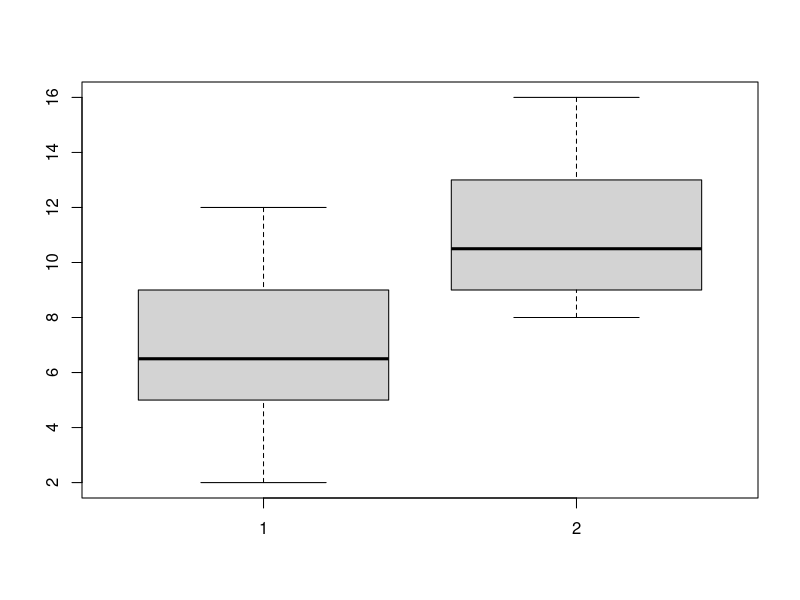

Source code (R):
setwd(dirname(rstudioapi::getSourceEditorContext()$path))
data <- read.csv2("../../data/analysis-years.csv", header = TRUE, quote = "\"", dec = ".", fill = TRUE, comment.char = "", na.strings = "N/A")
data<-data[1:54,]
data <- data[as.numeric(data$Year) < 2021, ]

data<-data[,c(1,5)]
data[,2] <- as.numeric(data[,2])

years = data.frame(unique(data[,2]))
years[,2]<-0

for(i in 1:nrow(years)){
  y <- years[i,1]
  count = 0
  for(j in 1:nrow(data)){
    if(y == data[j,2]){
      count <- count+1
    }
  }
  years[i,2] <- count
}

#########DATA FROM THE ORIGINAL STUDY#########
od <- list(c(2003, 3), c(2004, 7), c(2005, 5), c(2006, 7), c(2007, 6), c(2008, 12),
        c(2009, 11), c(2010, 9), c(2011, 6), c(2012, 2), c(2013, 16), c(2014, 10))

for(d in od){
  years<-rbind(years, d)
}

colnames(years) <- c("Year", "Count")

#########ADD THE OVERLAPPING YEAR c(2015, 9)#########
i <- years$Year == 2015
years$Count[i] <- 9+3


years <- years[
  with(years, order(Year, decreasing=FALSE)),
]
row.names(years) <- 1:nrow(years)

m1 <- mean(years[1:10,2])
print(m1)
m2 <- mean(years[11:18,2])
print(m2)
w <- wilcox.test(years[1:10,2], years[11:18,2], exact = FALSE)
print(w)

boxplot(years[1:10,2], years[11:18,2])

sink("significance.txt")
cat(c("m1=", as.character(m1), "\n"))
cat(c("m2=", as.character(m2), "\n"))
cat(c("p=", as.character(w$p.value), "\n"))
sink()
